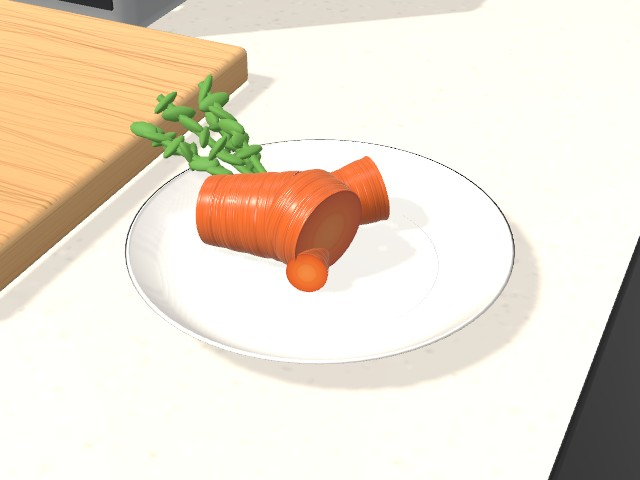
#> input picture screen/test_plate.jpg, 640 x 480 px
$ python -i auto_label.py   (imports and definitions only)
#> lines starting #> are read from the running program, lines starting #| are printed output that depends on the picture; after the words box and inside, x2 and y2 are one past the last pixel; in counts of white or black regions, pixels touching at a corner belong together
#> further down, picture is the input picture: shape (480, 640, 3); mean B, G, R 209.2, 225.1, 235.8
#!/usr/bin/env python3
"""dataset/raw/<クラス名>/ の写真から YOLO 学習用データセット (dataset/yolo/) を自動生成する。

前提: 1枚の写真に対象が1つ、背景は白い机など彩度の低いもの。
      「色のついた部分」を彩度で切り出して枠にし（--method sat）、YOLO 形式のラベルを書き出す。
      背景が単色でない写真は --method grabcut を試す。
      dataset/raw/_background/ の写真はラベル無し（何も無い机・手だけ など）として学習に混ぜる。

確認用に dataset/preview/<クラス名>/ に枠を描いた画像を出すので、目で見て変な枠が無いか確認すること。
赤い枠 = GrabCut が失敗して「画像全体」を枠にしたもの。

使い方:
  .venv/bin/python train/auto_label.py            # 通常
  .venv/bin/python train/auto_label.py --full     # 全部「画像全体」を枠にする（対象が画面いっぱいに写っている場合）
"""
import argparse
import json
import random
import shutil
from pathlib import Path

import cv2
import numpy as np
from PIL import Image, ImageOps

# [6 lines not run here, left out]

ROOT = Path(__file__).resolve().parent.parent
RAW = ROOT / "dataset" / "raw"
OUT = ROOT / "dataset" / "yolo"
PREVIEW = ROOT / "dataset" / "preview"
EXTS = {".jpg", ".jpeg", ".png", ".heic", ".heif", ".webp"}
BACKGROUND_DIR = "_background"


# [42 lines left out: functions load_image, background_reference, diff_box, not called in this run]


def saturation_box(img: np.ndarray, work_side: int = 640, min_sat: int = 70, min_val: int = 40):
    """白い机の上の「色のついた物」の枠を返す。机・影・黒い縁は彩度が低いので除外される。失敗したら None"""
#> called with work_side = 640, min_sat = 70, min_val = 40
    h, w = img.shape[:2]
#> h = 480; w = 640
    s = work_side / max(h, w)
#> s = 1
    small = cv2.resize(img, (max(1, round(w * s)), max(1, round(h * s)))) if s < 1 else img.copy()
    hsv = cv2.cvtColor(small, cv2.COLOR_BGR2HSV)
#> hsv: shape (480, 640, 3); mean H, S, V 24.5, 31.8, 237
    mask = ((hsv[:, :, 1] >= min_sat) & (hsv[:, :, 2] >= min_val)).astype(np.uint8) * 255
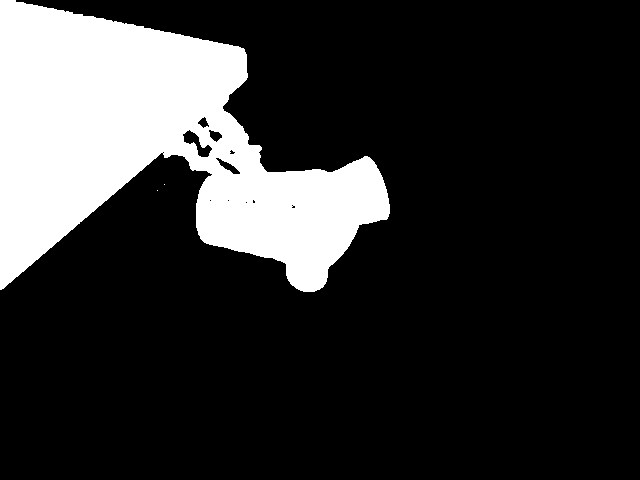
#> mask: shape (480, 640); 19.5% white; 3 white regions (2 under 20 px), largest, box (x1, y1, x2, y2) and area: (0, 0, 390, 292) 59827
    k = np.ones((7, 7), np.uint8)
    mask = cv2.morphologyEx(mask, cv2.MORPH_OPEN, np.ones((3, 3), np.uint8))
#> mask: shape (480, 640); 19.5% white; 1 white region, box (x1, y1, x2, y2) and area: (0, 0, 390, 292) 59816
    mask = cv2.morphologyEx(mask, cv2.MORPH_CLOSE, k)
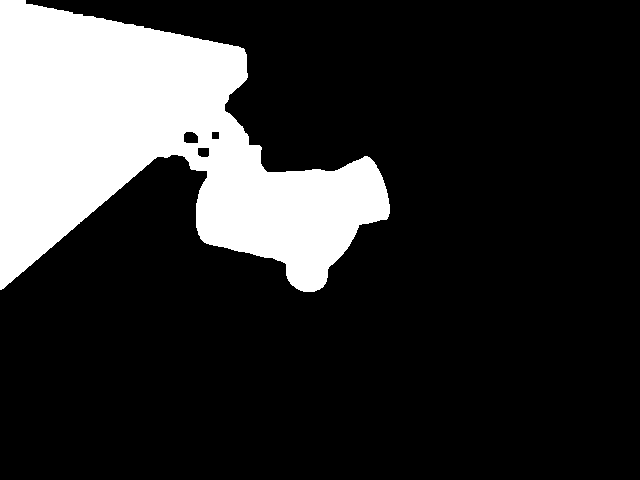
#> mask: shape (480, 640); 19.6% white; 1 white region
    contours, _ = cv2.findContours(mask, cv2.RETR_EXTERNAL, cv2.CHAIN_APPROX_SIMPLE)
#> contours = 1 contour; box (x1, y1, x2, y2) and area: (0, 0, 390, 292) 59836
    if not contours:
        return None
    sh, sw = mask.shape
#> sh = 480; sw = 640
    # 一番大きい塊と、その 15% 以上の大きさの塊をまとめて 1 つの枠にする（包丁の柄と刃が離れて見えても拾う）
    areas = [cv2.contourArea(c) for c in contours]
#> areas = [59835.5]
    biggest = max(areas)
#> biggest = 59835.5
    if biggest < 0.005 * sw * sh:
        return None
    pts = np.vstack([c for c, a in zip(contours, areas) if a >= 0.15 * biggest])
#> pts = contour of 420 points, box (x1, y1, x2, y2) (0, 0, 390, 292), area 59836
    x, y, bw, bh = cv2.boundingRect(pts)
#> x = 0; y = 0; bw = 390; bh = 292
    if (bw * bh) / (sw * sh) > 0.92:
        return None
    inv = 1 / s if s < 1 else 1
#> inv = 1
    return (int(x * inv), int(y * inv), int((x + bw) * inv), int((y + bh) * inv))


# [149 lines left out: functions grabcut_box, main, not called in this run]


# [2 lines not run here, left out]

>>> import cv2
>>> picture = cv2.imread('../screen/test_plate.jpg')
>>> result = saturation_box(picture)
#> result = (0, 0, 390, 292)
